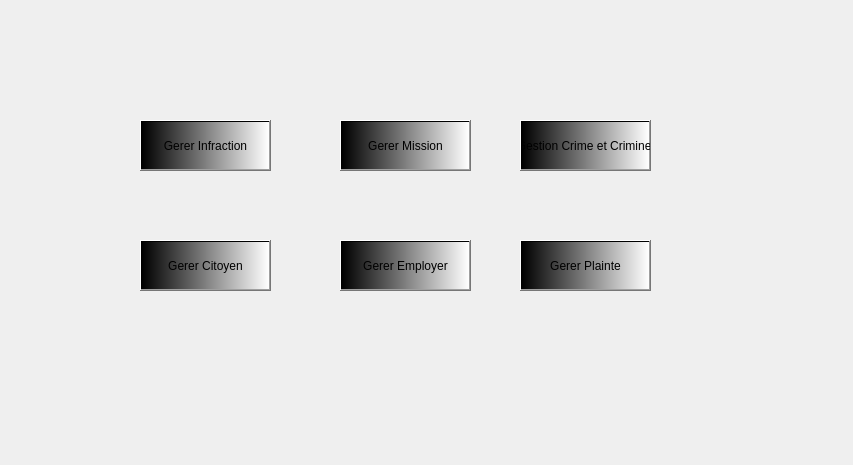
<?xml version="1.0" encoding="UTF-8"?>
<ui version="4.0">
 <class>Menu</class>
 <widget class="QDialog" name="Menu">
  <property name="geometry">
   <rect>
    <x>0</x>
    <y>0</y>
    <width>853</width>
    <height>465</height>
   </rect>
  </property>
  <property name="windowTitle">
   <string>Dialog</string>
  </property>
  <widget class="QPushButton" name="pushButton_infraction">
   <property name="geometry">
    <rect>
     <x>340</x>
     <y>120</y>
     <width>131</width>
     <height>51</height>
    </rect>
   </property>
   <property name="styleSheet">
    <string notr="true">background-color: qlineargradient(spread:pad, x1:0, y1:0, x2:1, y2:0, stop:0 rgba(0, 0, 0, 255), stop:1 rgba(255, 255, 255, 255));
border-color: qradialgradient(spread:pad, cx:0.5, cy:0.5, radius:0.5, fx:0.5, fy:0.5, stop:0 rgba(0, 0, 0, 0), stop:0.52 rgba(0, 0, 0, 0), stop:0.565 rgba(82, 121, 76, 33), stop:0.65 rgba(159, 235, 148, 64), stop:0.721925 rgba(255, 238, 150, 129), stop:0.77 rgba(255, 128, 128, 204), stop:0.89 rgba(191, 128, 255, 64), stop:1 rgba(0, 0, 0, 0));</string>
   </property>
   <property name="text">
    <string>Gerer Mission</string>
   </property>
  </widget>
  <widget class="QPushButton" name="pushButton">
   <property name="geometry">
    <rect>
     <x>140</x>
     <y>120</y>
     <width>131</width>
     <height>51</height>
    </rect>
   </property>
   <property name="styleSheet">
    <string notr="true">background-color: qlineargradient(spread:pad, x1:0, y1:0, x2:1, y2:0, stop:0 rgba(0, 0, 0, 255), stop:1 rgba(255, 255, 255, 255));
border-color: qradialgradient(spread:pad, cx:0.5, cy:0.5, radius:0.5, fx:0.5, fy:0.5, stop:0 rgba(0, 0, 0, 0), stop:0.52 rgba(0, 0, 0, 0), stop:0.565 rgba(82, 121, 76, 33), stop:0.65 rgba(159, 235, 148, 64), stop:0.721925 rgba(255, 238, 150, 129), stop:0.77 rgba(255, 128, 128, 204), stop:0.89 rgba(191, 128, 255, 64), stop:1 rgba(0, 0, 0, 0));</string>
   </property>
   <property name="text">
    <string>Gerer Infraction</string>
   </property>
  </widget>
  <widget class="QPushButton" name="pushButton_criminel">
   <property name="geometry">
    <rect>
     <x>520</x>
     <y>120</y>
     <width>131</width>
     <height>51</height>
    </rect>
   </property>
   <property name="styleSheet">
    <string notr="true">background-color: qlineargradient(spread:pad, x1:0, y1:0, x2:1, y2:0, stop:0 rgba(0, 0, 0, 255), stop:1 rgba(255, 255, 255, 255));
border-color: qradialgradient(spread:pad, cx:0.5, cy:0.5, radius:0.5, fx:0.5, fy:0.5, stop:0 rgba(0, 0, 0, 0), stop:0.52 rgba(0, 0, 0, 0), stop:0.565 rgba(82, 121, 76, 33), stop:0.65 rgba(159, 235, 148, 64), stop:0.721925 rgba(255, 238, 150, 129), stop:0.77 rgba(255, 128, 128, 204), stop:0.89 rgba(191, 128, 255, 64), stop:1 rgba(0, 0, 0, 0));</string>
   </property>
   <property name="text">
    <string>Gestion Crime et Criminel</string>
   </property>
  </widget>
  <widget class="QPushButton" name="pushButton_infraction_2">
   <property name="geometry">
    <rect>
     <x>140</x>
     <y>240</y>
     <width>131</width>
     <height>51</height>
    </rect>
   </property>
   <property name="styleSheet">
    <string notr="true">background-color: qlineargradient(spread:pad, x1:0, y1:0, x2:1, y2:0, stop:0 rgba(0, 0, 0, 255), stop:1 rgba(255, 255, 255, 255));
border-color: qradialgradient(spread:pad, cx:0.5, cy:0.5, radius:0.5, fx:0.5, fy:0.5, stop:0 rgba(0, 0, 0, 0), stop:0.52 rgba(0, 0, 0, 0), stop:0.565 rgba(82, 121, 76, 33), stop:0.65 rgba(159, 235, 148, 64), stop:0.721925 rgba(255, 238, 150, 129), stop:0.77 rgba(255, 128, 128, 204), stop:0.89 rgba(191, 128, 255, 64), stop:1 rgba(0, 0, 0, 0));</string>
   </property>
   <property name="text">
    <string>Gerer Citoyen</string>
   </property>
  </widget>
  <widget class="QPushButton" name="pushButton_infraction_3">
   <property name="geometry">
    <rect>
     <x>340</x>
     <y>240</y>
     <width>131</width>
     <height>51</height>
    </rect>
   </property>
   <property name="styleSheet">
    <string notr="true">background-color: qlineargradient(spread:pad, x1:0, y1:0, x2:1, y2:0, stop:0 rgba(0, 0, 0, 255), stop:1 rgba(255, 255, 255, 255));
border-color: qradialgradient(spread:pad, cx:0.5, cy:0.5, radius:0.5, fx:0.5, fy:0.5, stop:0 rgba(0, 0, 0, 0), stop:0.52 rgba(0, 0, 0, 0), stop:0.565 rgba(82, 121, 76, 33), stop:0.65 rgba(159, 235, 148, 64), stop:0.721925 rgba(255, 238, 150, 129), stop:0.77 rgba(255, 128, 128, 204), stop:0.89 rgba(191, 128, 255, 64), stop:1 rgba(0, 0, 0, 0));</string>
   </property>
   <property name="text">
    <string>Gerer Employer</string>
   </property>
  </widget>
  <widget class="QPushButton" name="pushButton_infraction_4">
   <property name="geometry">
    <rect>
     <x>520</x>
     <y>240</y>
     <width>131</width>
     <height>51</height>
    </rect>
   </property>
   <property name="styleSheet">
    <string notr="true">background-color: qlineargradient(spread:pad, x1:0, y1:0, x2:1, y2:0, stop:0 rgba(0, 0, 0, 255), stop:1 rgba(255, 255, 255, 255));
border-color: qradialgradient(spread:pad, cx:0.5, cy:0.5, radius:0.5, fx:0.5, fy:0.5, stop:0 rgba(0, 0, 0, 0), stop:0.52 rgba(0, 0, 0, 0), stop:0.565 rgba(82, 121, 76, 33), stop:0.65 rgba(159, 235, 148, 64), stop:0.721925 rgba(255, 238, 150, 129), stop:0.77 rgba(255, 128, 128, 204), stop:0.89 rgba(191, 128, 255, 64), stop:1 rgba(0, 0, 0, 0));</string>
   </property>
   <property name="text">
    <string>Gerer Plainte</string>
   </property>
  </widget>
 </widget>
 <resources/>
 <connections/>
</ui>
